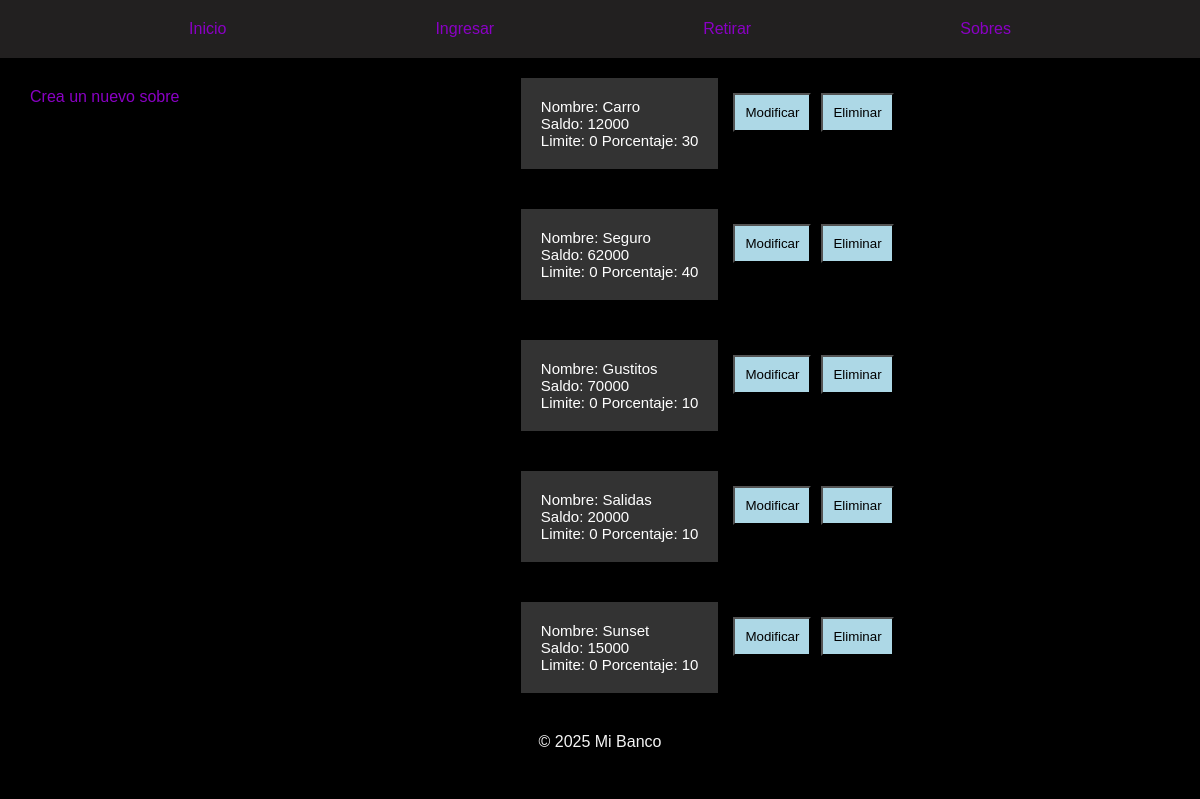
Page /sobres/ on the earlier database version.
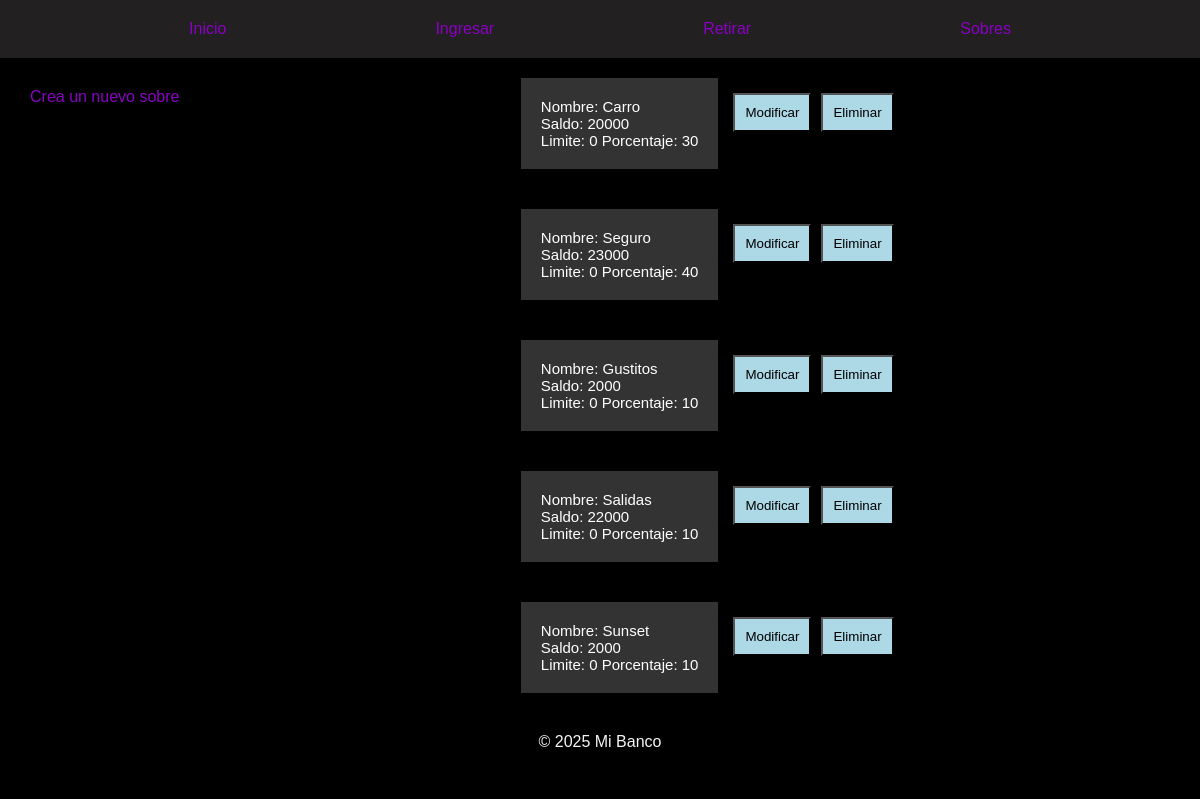
Same page on the later database version.
### menu/models.py (models this page shows, shortened)
class sobres (models.Model):
    nombre= models.CharField (max_length=300)
    saldo= models.IntegerField(default=0,validators=[MinValueValidator(0)])
    limite= models.IntegerField(default=0,validators=[MinValueValidator(0)])
    activo= models.BooleanField(default=True)
    porcentaje =  models.IntegerField(default=0,validators=[MinValueValidator(0)],)

### menu/views.py (the view)
# urls.py: path('sobres/', views.sobres, name="sobres"),#Barra lateral puesto 4
def sobres(request):
    sobresDB = sobreModels.objects.all()
    return render(request, 'sobres/sobres.html',{
        'sobres':sobresDB
    })

### menu/templates/sobres/sobres.html (shortened to what this page needs)
{% extends 'layout/lateral.html' %}
{% load static %}
{% block content %}
<div class="sobres">
    <div class="lkIngresarUno">
        <a href="{% url 'crearSobre' %}">Crea un nuevo sobre</a>
    </div>
    <div  class="todos">
    {% for sobre in sobres %}
    <div class="sorbresInicio">
        <div class="informacionSobre">
            <p>
                Nombre:
                {{ sobre.nombre }}
                <br>
                Saldo:
                {{ sobre.saldo }}
                <br>
                Limite:
                {{ sobre.limite }}
                Porcentaje:
                {{ sobre.porcentaje }}
            </p>
        </div>
        <form method="post" action="{% url 'sobresModificar' sobre.id %}" class="botonModificar">
            <button type="submit">Modificar</button>
        </form>
        <form method="post" action="{% url 'sobresEliminar' sobre.id %}" class="botonEliminar">
            <button type="submit">Eliminar</button>
        </form>
    </div>
    {% endfor %}
    </div>
</div>
{% endblock %}

Differences in the rows shown:
changed sobres "Carro": saldo "12000" → "20000"
changed sobres "Seguro": saldo "62000" → "23000"
changed sobres "Gustitos": saldo "70000" → "2000"
changed sobres "Salidas": saldo "20000" → "22000"
changed sobres "Sunset": saldo "15000" → "2000"
